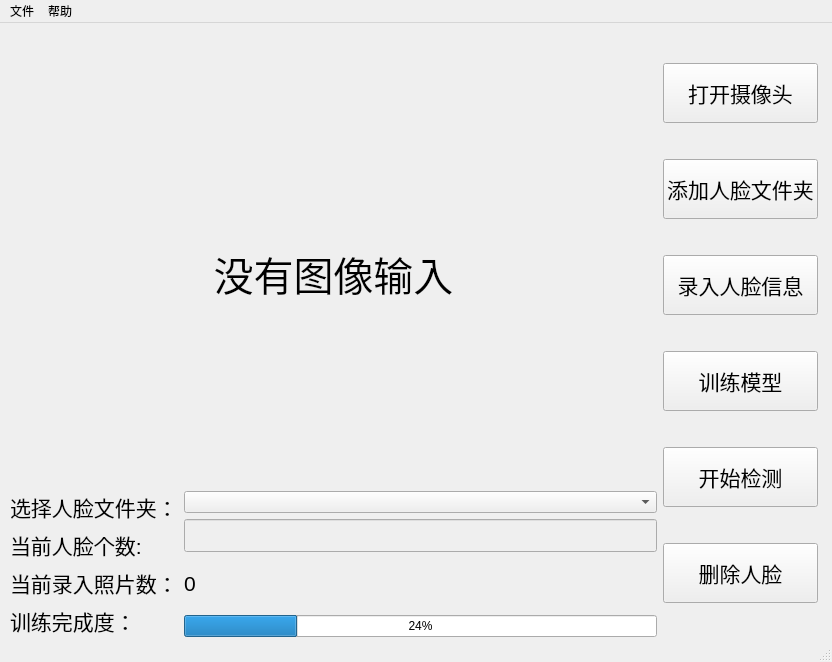
<?xml version="1.0" encoding="UTF-8"?>
<ui version="4.0">
 <class>Face_Recognition_window</class>
 <widget class="QMainWindow" name="Face_Recognition_window">
  <property name="geometry">
   <rect>
    <x>0</x>
    <y>0</y>
    <width>832</width>
    <height>662</height>
   </rect>
  </property>
  <property name="minimumSize">
   <size>
    <width>100</width>
    <height>50</height>
   </size>
  </property>
  <property name="cursor">
   <cursorShape>ArrowCursor</cursorShape>
  </property>
  <property name="windowTitle">
   <string>人脸识别1.0</string>
  </property>
  <widget class="QWidget" name="centralwidget">
   <widget class="QWidget" name="layoutWidget">
    <property name="geometry">
     <rect>
      <x>10</x>
      <y>10</y>
      <width>808</width>
      <height>604</height>
     </rect>
    </property>
    <layout class="QHBoxLayout" name="horizontalLayout_2">
     <item>
      <layout class="QVBoxLayout" name="verticalLayout_4">
       <item>
        <widget class="QLabel" name="lab_frame">
         <property name="minimumSize">
          <size>
           <width>641</width>
           <height>481</height>
          </size>
         </property>
         <property name="font">
          <font>
           <pointsize>30</pointsize>
           <weight>50</weight>
           <bold>false</bold>
          </font>
         </property>
         <property name="toolTip">
          <string/>
         </property>
         <property name="text">
          <string>没有图像输入</string>
         </property>
         <property name="textFormat">
          <enum>Qt::RichText</enum>
         </property>
         <property name="alignment">
          <set>Qt::AlignCenter</set>
         </property>
        </widget>
       </item>
       <item>
        <layout class="QVBoxLayout" name="verticalLayout_3">
         <item>
          <layout class="QHBoxLayout" name="horizontalLayout">
           <item>
            <layout class="QVBoxLayout" name="verticalLayout_2">
             <item>
              <widget class="QLabel" name="lab_selecFile">
               <property name="font">
                <font>
                 <pointsize>16</pointsize>
                </font>
               </property>
               <property name="text">
                <string>选择人脸文件夹：</string>
               </property>
               <property name="alignment">
                <set>Qt::AlignLeading|Qt::AlignLeft|Qt::AlignVCenter</set>
               </property>
              </widget>
             </item>
             <item>
              <widget class="QLabel" name="lab_faceNum">
               <property name="font">
                <font>
                 <pointsize>16</pointsize>
                </font>
               </property>
               <property name="text">
                <string>当前人脸个数:</string>
               </property>
               <property name="alignment">
                <set>Qt::AlignLeading|Qt::AlignLeft|Qt::AlignVCenter</set>
               </property>
              </widget>
             </item>
             <item>
              <widget class="QLabel" name="lab_faceNum_2">
               <property name="font">
                <font>
                 <pointsize>16</pointsize>
                </font>
               </property>
               <property name="text">
                <string>当前录入照片数：</string>
               </property>
               <property name="alignment">
                <set>Qt::AlignLeading|Qt::AlignLeft|Qt::AlignVCenter</set>
               </property>
              </widget>
             </item>
             <item>
              <widget class="QLabel" name="lab_trainBar">
               <property name="font">
                <font>
                 <pointsize>16</pointsize>
                </font>
               </property>
               <property name="text">
                <string>训练完成度：</string>
               </property>
               <property name="alignment">
                <set>Qt::AlignLeading|Qt::AlignLeft|Qt::AlignVCenter</set>
               </property>
              </widget>
             </item>
            </layout>
           </item>
           <item>
            <layout class="QVBoxLayout" name="verticalLayout">
             <item>
              <widget class="QComboBox" name="comboBox_selectFile"/>
             </item>
             <item>
              <widget class="QLineEdit" name="line_faceNum">
               <property name="enabled">
                <bool>false</bool>
               </property>
               <property name="font">
                <font>
                 <pointsize>16</pointsize>
                </font>
               </property>
              </widget>
             </item>
             <item>
              <widget class="QLabel" name="lab_faceNumDisplay">
               <property name="font">
                <font>
                 <pointsize>16</pointsize>
                </font>
               </property>
               <property name="text">
                <string>0</string>
               </property>
               <property name="alignment">
                <set>Qt::AlignLeading|Qt::AlignLeft|Qt::AlignVCenter</set>
               </property>
              </widget>
             </item>
             <item>
              <widget class="QProgressBar" name="progressBar_trainBar">
               <property name="value">
                <number>24</number>
               </property>
              </widget>
             </item>
            </layout>
           </item>
          </layout>
         </item>
        </layout>
       </item>
      </layout>
     </item>
     <item>
      <layout class="QGridLayout" name="gridLayout">
       <item row="4" column="0">
        <widget class="QPushButton" name="btn_recogniton">
         <property name="minimumSize">
          <size>
           <width>100</width>
           <height>50</height>
          </size>
         </property>
         <property name="maximumSize">
          <size>
           <width>200</width>
           <height>60</height>
          </size>
         </property>
         <property name="font">
          <font>
           <pointsize>16</pointsize>
           <weight>50</weight>
           <bold>false</bold>
          </font>
         </property>
         <property name="text">
          <string>开始检测</string>
         </property>
        </widget>
       </item>
       <item row="0" column="0">
        <widget class="QPushButton" name="btn_openCamera">
         <property name="maximumSize">
          <size>
           <width>200</width>
           <height>60</height>
          </size>
         </property>
         <property name="font">
          <font>
           <pointsize>16</pointsize>
           <weight>50</weight>
           <bold>false</bold>
          </font>
         </property>
         <property name="text">
          <string>打开摄像头</string>
         </property>
        </widget>
       </item>
       <item row="1" column="0">
        <widget class="QPushButton" name="btn_addFace">
         <property name="minimumSize">
          <size>
           <width>50</width>
           <height>50</height>
          </size>
         </property>
         <property name="maximumSize">
          <size>
           <width>200</width>
           <height>60</height>
          </size>
         </property>
         <property name="font">
          <font>
           <pointsize>16</pointsize>
           <weight>50</weight>
           <bold>false</bold>
          </font>
         </property>
         <property name="text">
          <string>添加人脸文件夹</string>
         </property>
         <property name="autoRepeatInterval">
          <number>100</number>
         </property>
        </widget>
       </item>
       <item row="3" column="0">
        <widget class="QPushButton" name="btn_train">
         <property name="minimumSize">
          <size>
           <width>100</width>
           <height>50</height>
          </size>
         </property>
         <property name="maximumSize">
          <size>
           <width>200</width>
           <height>60</height>
          </size>
         </property>
         <property name="font">
          <font>
           <pointsize>16</pointsize>
           <weight>50</weight>
           <bold>false</bold>
          </font>
         </property>
         <property name="text">
          <string>训练模型</string>
         </property>
        </widget>
       </item>
       <item row="2" column="0">
        <widget class="QPushButton" name="btn_takePhoto">
         <property name="maximumSize">
          <size>
           <width>200</width>
           <height>60</height>
          </size>
         </property>
         <property name="font">
          <font>
           <pointsize>16</pointsize>
           <weight>50</weight>
           <bold>false</bold>
          </font>
         </property>
         <property name="text">
          <string>录入人脸信息</string>
         </property>
        </widget>
       </item>
       <item row="5" column="0">
        <widget class="QPushButton" name="btn_delFace">
         <property name="minimumSize">
          <size>
           <width>100</width>
           <height>50</height>
          </size>
         </property>
         <property name="maximumSize">
          <size>
           <width>200</width>
           <height>60</height>
          </size>
         </property>
         <property name="font">
          <font>
           <pointsize>16</pointsize>
           <weight>50</weight>
           <bold>false</bold>
          </font>
         </property>
         <property name="text">
          <string>删除人脸</string>
         </property>
        </widget>
       </item>
      </layout>
     </item>
    </layout>
   </widget>
  </widget>
  <widget class="QMenuBar" name="menubar">
   <property name="geometry">
    <rect>
     <x>0</x>
     <y>0</y>
     <width>832</width>
     <height>23</height>
    </rect>
   </property>
   <widget class="QMenu" name="menuFile">
    <property name="title">
     <string>文件</string>
    </property>
    <addaction name="actionAdd_Person"/>
    <addaction name="separator"/>
    <addaction name="actionExit"/>
   </widget>
   <widget class="QMenu" name="menuHelp">
    <property name="title">
     <string>帮助</string>
    </property>
    <addaction name="actionInstructions"/>
    <addaction name="actionauthor"/>
   </widget>
   <addaction name="menuFile"/>
   <addaction name="menuHelp"/>
  </widget>
  <widget class="QStatusBar" name="statusbar"/>
  <action name="actionAdd_Person">
   <property name="text">
    <string>添加人脸</string>
   </property>
  </action>
  <action name="actionDelete_Person">
   <property name="text">
    <string>删除人脸</string>
   </property>
  </action>
  <action name="actionInstructions">
   <property name="text">
    <string>帮助</string>
   </property>
  </action>
  <action name="actionExit">
   <property name="text">
    <string>退出</string>
   </property>
  </action>
  <action name="actionauthor">
   <property name="text">
    <string>关于作者</string>
   </property>
  </action>
 </widget>
 <resources/>
 <connections/>
</ui>
